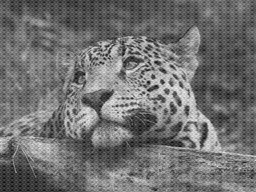
#> input picture t2/EP2/leopard_noise.png, 256 x 192 px, shrunk from 640 x 480 before the run
$ python ex1.py   (Python 2 division)
#> lines starting #> are read from the running program, lines starting #| are printed output that depends on the picture; after the words box and inside, x2 and y2 are one past the last pixel; in counts of white or black regions, pixels touching at a corner belong together
import math
import cv2
import numpy as np
import matplotlib.pyplot as plt
import scipy.ndimage as ndimage
import scipy

def to_255_image(image):
    Imax = image.max()
    image = np.floor(255*(image/float(Imax)))
    image = image.astype(np.uint8)
    return image

class Spectrum:
    def __init__(self, spectrum):
        self.spectrum = spectrum
    def visualization_mode(self):
        return to_255_image(20*np.log(1+np.abs(self.spectrum)))
    def get_image(self):
        spectrum_shift_back = np.fft.ifftshift(self.spectrum)
        img_back = np.fft.ifft2(spectrum_shift_back)
        return img_back
    # Statics
    @staticmethod
    def to_fourier_spectrum(image):
        f_image = np.fft.fft2(image)
        shift = np.fft.fftshift(f_image)
        return Spectrum(shift)


def threshold_image(image, level):
    Imax = image.max()
    limit = level*float(Imax)
    image = np.where(image >limit, 1, 0)
    return image

def get_window_statistics(image, kernel_size, i, j):
    half = int(kernel_size)/2
    start_i = i - half
    start_j = j - half
    end_i = i + half + 1
    end_j = j + half + 1

    sum = 0.0
    max = 0
    count = kernel_size*kernel_size - 1

    for border_i in range(start_i, end_i):
        for border_j in range(start_j, end_j):
            if border_i == i and border_j == j:
                continue
            current_value = image[border_i,border_j]
            sum += current_value
            if np.abs(current_value) > max:
                max = np.abs(current_value)

    return (sum/count, max)


def noise_filtered_image(image, kernel_size, multiply_factor):
    if kernel_size % 2 == 0:
        raise "kernel_size should be odd"
    real_image = np.copy(image.real)

    start_i = kernel_size/2
    start_j = kernel_size/2
    end_i = real_image.shape[0] - start_i
    end_j = real_image.shape[1] - start_j

    centers = []
    centers.append((real_image.shape[0] / 2, real_image.shape[1] / 2))
    centers.append((real_image.shape[0] / 2 + 1, real_image.shape[1] / 2))
    centers.append((real_image.shape[0] / 2, real_image.shape[1] / 2 + 1))
    centers.append((real_image.shape[0] / 2 + 1, real_image.shape[1] / 2 + 1))

    selected = []

    for i in range(start_i, end_i):
        for j in range(start_j, end_j):
            if (i,j) in centers:
                continue
            center_value = np.abs(real_image[i,j])
            window_average, max = get_window_statistics(real_image, kernel_size, i, j)

            if center_value > max*multiply_factor:
                selected.append((i,j,center_value,window_average))
                real_image[i,j] = window_average
    return (real_image) + image.imag * 1j

# Read and show Original Image
original_img = cv2.imread('../EP2/leopard_noise.png', cv2.IMREAD_GRAYSCALE)
#> original_img is the input picture: shape (192, 256); min 7, max 243, mean 112.7
original_img = original_img.astype(np.float64)

fig, imgs = plt.subplots(1,1, figsize=(15,15))
imgs.imshow(original_img, cmap='gray')
plt.title('Leopardo Original')
plt.show()

# Gets Fourier Spectrum
spectrum = Spectrum.to_fourier_spectrum(original_img)

spectrum_original = spectrum.visualization_mode()
#> in to_255_image, `Imax = image.max()`: Imax = 310.6
#> in to_255_image, `image = np.floor(255*(image/float(Imax)))`:
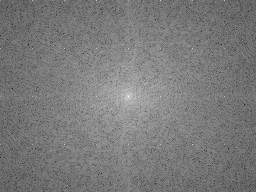
#> image: shape (192, 256) float64; min 32, max 255, mean 122
threshold_spectrum = threshold_image(spectrum_original, 0.60)
#> in threshold_image, `Imax = image.max()`: Imax = 255
#> in threshold_image, `limit = level*float(Imax)`: limit = 153
#> in threshold_image, `image = np.where(image >limit, 1, 0)`:
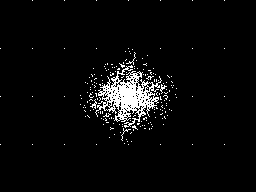
#> image: shape (192, 256) int64; values 0 (black) and 1 (white), 4.2% white in thin lines or dots, all inside (x1, y1, x2, y2) = (0, 0, 225, 145)

fig, imgs = plt.subplots(1,1, figsize=(15,15))
imgs.imshow(spectrum_original, cmap='gray')
plt.title('Spectrum Original')
plt.show()

fig, imgs = plt.subplots(1,1, figsize=(15,15))
imgs.imshow(threshold_spectrum, cmap='gray')
plt.title('Spectrum Original - Com threshold')
plt.show()

fig, imgs = plt.subplots(1,2, figsize=(15,15))
imgs[0].imshow(threshold_image(to_255_image(20*np.log(1+np.abs(spectrum.spectrum.real))), 0.60), cmap='gray')
#> in to_255_image (call 2), `image = np.floor(255*(image/float(Imax)))`:
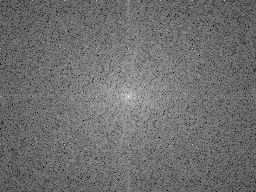
#> image: shape (192, 256) float64; min 2, max 255, mean 110.7
#> call 2 of threshold_image, with level = 0.6
#> in threshold_image (call 2), `image = np.where(image >limit, 1, 0)`:
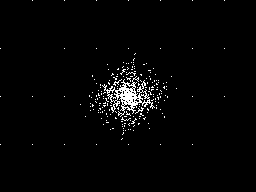
#> image: shape (192, 256) int64; values 0 (black) and 1 (white), 2.2% white in thin lines or dots, all inside (x1, y1, x2, y2) = (0, 0, 225, 145)
imgs[0].set_title('Spectrum Original - Parte Real com threshold')
imgs[1].imshow(threshold_image(to_255_image(20*np.log(1+np.abs(spectrum.spectrum.imag))), 0.75), cmap='gray')
#> in to_255_image (call 3), `Imax = image.max()`: Imax = 249.9
#> in to_255_image (call 3), `image = np.floor(255*(image/float(Imax)))`:
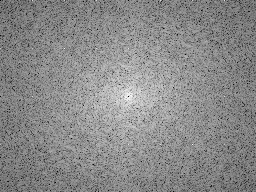
#> image: shape (192, 256) float64; min 0, max 255, mean 137.5
#> call 3 of threshold_image, with level = 0.75
#> in threshold_image (call 3), `limit = level*float(Imax)`: limit = 191.2
#> in threshold_image (call 3), `image = np.where(image >limit, 1, 0)`:
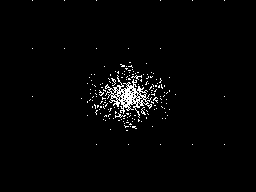
#> image: shape (192, 256) int64; values 0 (black) and 1 (white), 2.2% white in thin lines or dots, all inside (x1, y1, x2, y2) = (32, 0, 225, 145)
imgs[1].set_title('Spectrum Original - Parte Imaginaria com threshold')
plt.show()

# Reduce noise and show
filtered_spectrum = Spectrum(noise_filtered_image(spectrum.spectrum, 5, 2))
#> after the loop in noise_filtered_image, `for i in range(start_i, end_i):`: real_image: shape (192, 256) float64; min -340866.1, max 5540041, mean 79.4

visual_filtered_spectrum = filtered_spectrum.visualization_mode()
threshold_filtered_spectrum  = threshold_image(visual_filtered_spectrum, 0.60)

fig, imgs = plt.subplots(1,2, figsize=(15,15))
imgs[0].imshow(visual_filtered_spectrum, cmap='gray')
imgs[0].set_title('Spectrum depois do filtro')
imgs[1].imshow(threshold_filtered_spectrum, cmap='gray')
imgs[1].set_title('Spectrum depois do filtro com threshold')
plt.show()

image_back = filtered_spectrum.get_image()
image_back = image_back.real.astype(np.float64)
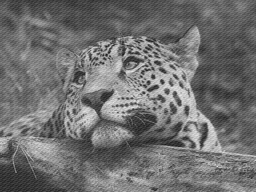
#> image_back: shape (192, 256) float64; min 23.77, max 231, mean 112.7

fig, imgs = plt.subplots(1,1, figsize=(15,15))
imgs.imshow(image_back, cmap='gray')
plt.title('Imagem Resultado')
plt.show()

$ run again, with t2/EP2/knee.pgm saved as t2/EP2/leopard_noise.png
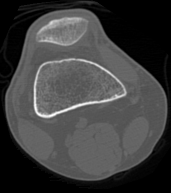
#> input picture t2/EP2/knee.pgm, 171 x 193 px
#> original_img is the input picture: shape (193, 171); min 0, max 255, mean 62.7
#> in to_255_image, `Imax = image.max()`: Imax = 290.9
#> in threshold_image, `Imax = image.max()`: Imax = 255
#> limit = 153
#> in to_255_image (call 3), `Imax = image.max()`: Imax = 243.9
#> in to_255_image (call 3), `image = np.floor(255*(image/float(Imax)))`:
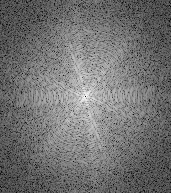
#> image: shape (193, 171) float64; min 0, max 255, mean 113.6
#> limit = 191.2
#> in threshold_image (call 3), `image = np.where(image >limit, 1, 0)`:
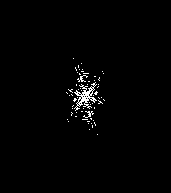
#> image: shape (193, 171) int64; values 0 (black) and 1 (white), 1.3% white in thin lines or dots, all inside (x1, y1, x2, y2) = (66, 58, 105, 135)
